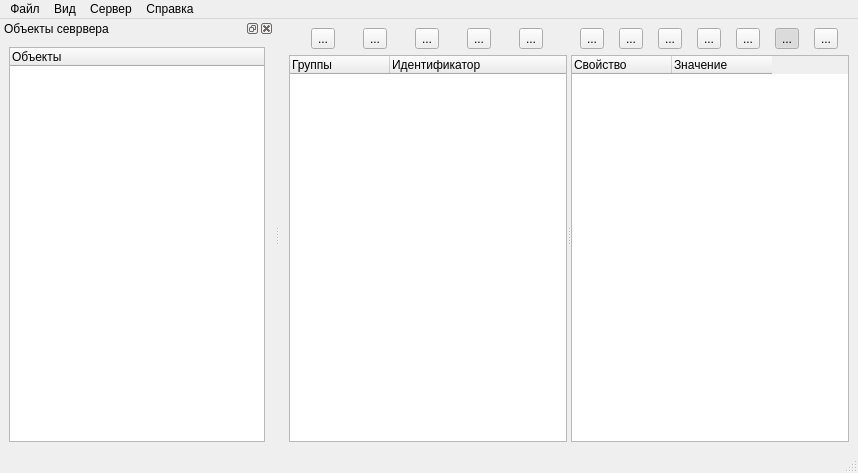
<?xml version="1.0" encoding="UTF-8"?>
<ui version="4.0">
 <class>MainWindow</class>
 <widget class="QMainWindow" name="MainWindow">
  <property name="geometry">
   <rect>
    <x>0</x>
    <y>0</y>
    <width>858</width>
    <height>473</height>
   </rect>
  </property>
  <property name="windowTitle">
   <string>Консоль администрирования</string>
  </property>
  <widget class="QWidget" name="centralwidget">
   <layout class="QGridLayout" name="gridLayout">
    <item row="0" column="0">
     <widget class="QSplitter" name="splitter">
      <property name="orientation">
       <enum>Qt::Horizontal</enum>
      </property>
      <widget class="QWidget" name="panelGroupUsers" native="true">
       <layout class="QVBoxLayout" name="treeGropPanel">
        <property name="leftMargin">
         <number>0</number>
        </property>
        <property name="topMargin">
         <number>0</number>
        </property>
        <property name="rightMargin">
         <number>0</number>
        </property>
        <property name="bottomMargin">
         <number>0</number>
        </property>
        <item>
         <layout class="QHBoxLayout" name="toolBtnGroupBox">
          <item>
           <widget class="QToolButton" name="btnSaveData">
            <property name="text">
             <string>...</string>
            </property>
            <property name="icon">
             <iconset resource="resourse.qrc">
              <normaloff>:/new/icons/res/saveData.png</normaloff>:/new/icons/res/saveData.png</iconset>
            </property>
           </widget>
          </item>
          <item>
           <widget class="QToolButton" name="btnGetData">
            <property name="text">
             <string>...</string>
            </property>
            <property name="icon">
             <iconset resource="resourse.qrc">
              <normaloff>:/new/icons/res/getData.png</normaloff>:/new/icons/res/getData.png</iconset>
            </property>
           </widget>
          </item>
          <item>
           <widget class="QToolButton" name="btnAddGroup">
            <property name="toolTip">
             <string extracomment="Создать новую группу">Добавить новую группу</string>
            </property>
            <property name="text">
             <string>...</string>
            </property>
            <property name="icon">
             <iconset resource="resourse.qrc">
              <normaloff>:/new/icons/res/tbreflist.png</normaloff>:/new/icons/res/tbreflist.png</iconset>
            </property>
           </widget>
          </item>
          <item>
           <widget class="QToolButton" name="btnEditGroup">
            <property name="toolTip">
             <string extracomment="Изменить выбранную группу">Изменить выбранную группу</string>
            </property>
            <property name="text">
             <string>...</string>
            </property>
            <property name="icon">
             <iconset resource="resourse.qrc">
              <normaloff>:/new/icons/res/tbglacti.png</normaloff>:/new/icons/res/tbglacti.png</iconset>
            </property>
           </widget>
          </item>
          <item>
           <widget class="QToolButton" name="btnDelGroup">
            <property name="toolTip">
             <string extracomment="Удалить выбранную группу">Удалить выбранную группу</string>
            </property>
            <property name="text">
             <string>...</string>
            </property>
            <property name="icon">
             <iconset resource="resourse.qrc">
              <normaloff>:/new/icons/res/delete.png</normaloff>:/new/icons/res/delete.png</iconset>
            </property>
           </widget>
          </item>
         </layout>
        </item>
        <item>
         <widget class="QTreeWidget" name="treeChannels">
          <column>
           <property name="text">
            <string>Группы</string>
           </property>
          </column>
          <column>
           <property name="text">
            <string>Идентификатор</string>
           </property>
          </column>
         </widget>
        </item>
       </layout>
      </widget>
      <widget class="QWidget" name="layoutWidget">
       <layout class="QVBoxLayout" name="verticalLayout">
        <item>
         <layout class="QHBoxLayout" name="toolBottonsUsers">
          <item>
           <widget class="QToolButton" name="btnSendMessage">
            <property name="toolTip">
             <string>Отправить сообщение выбранному пользователю</string>
            </property>
            <property name="text">
             <string>...</string>
            </property>
            <property name="icon">
             <iconset resource="resourse.qrc">
              <normaloff>:/new/icons/res/send.svg</normaloff>:/new/icons/res/send.svg</iconset>
            </property>
           </widget>
          </item>
          <item>
           <widget class="QToolButton" name="btnKillSession">
            <property name="toolTip">
             <string>Удалить сеанс выбранного пользователя</string>
            </property>
            <property name="text">
             <string>...</string>
            </property>
            <property name="icon">
             <iconset resource="resourse.qrc">
              <normaloff>:/new/icons/res/KillSession.png</normaloff>:/new/icons/res/KillSession.png</iconset>
            </property>
           </widget>
          </item>
          <item>
           <widget class="QToolButton" name="btnAddUser">
            <property name="toolTip">
             <string>Добавить нового пользователя</string>
            </property>
            <property name="text">
             <string>...</string>
            </property>
            <property name="icon">
             <iconset resource="resourse.qrc">
              <normaloff>:/new/icons/res/new_element.png</normaloff>:/new/icons/res/new_element.png</iconset>
            </property>
           </widget>
          </item>
          <item>
           <widget class="QToolButton" name="btnEditUser">
            <property name="toolTip">
             <string>Изменить выбранного пользователя</string>
            </property>
            <property name="text">
             <string>...</string>
            </property>
            <property name="icon">
             <iconset resource="resourse.qrc">
              <normaloff>:/new/icons/res/tbglacti.png</normaloff>:/new/icons/res/tbglacti.png</iconset>
            </property>
           </widget>
          </item>
          <item>
           <widget class="QToolButton" name="btnDeleteUser">
            <property name="toolTip">
             <string>Удалить выбранного пользователя</string>
            </property>
            <property name="text">
             <string>...</string>
            </property>
            <property name="icon">
             <iconset resource="resourse.qrc">
              <normaloff>:/new/icons/res/delete.png</normaloff>:/new/icons/res/delete.png</iconset>
            </property>
           </widget>
          </item>
          <item>
           <widget class="QToolButton" name="btnViewMode">
            <property name="toolTip">
             <string>Сменить режим отображения списка</string>
            </property>
            <property name="text">
             <string>...</string>
            </property>
            <property name="icon">
             <iconset resource="resourse.qrc">
              <normaloff>:/new/icons/res/list_tree.png</normaloff>:/new/icons/res/list_tree.png</iconset>
            </property>
            <property name="checkable">
             <bool>true</bool>
            </property>
            <property name="checked">
             <bool>true</bool>
            </property>
           </widget>
          </item>
          <item>
           <widget class="QToolButton" name="btnToGroup">
            <property name="toolTip">
             <string>Переместить в другую группу выбранного пользователя</string>
            </property>
            <property name="text">
             <string>...</string>
            </property>
            <property name="icon">
             <iconset resource="resourse.qrc">
              <normaloff>:/new/icons/res/move_element.png</normaloff>:/new/icons/res/move_element.png</iconset>
            </property>
           </widget>
          </item>
         </layout>
        </item>
        <item>
         <widget class="QTableWidget" name="listChildSrvObjects">
          <property name="selectionMode">
           <enum>QAbstractItemView::SingleSelection</enum>
          </property>
          <property name="selectionBehavior">
           <enum>QAbstractItemView::SelectRows</enum>
          </property>
          <column>
           <property name="text">
            <string>Свойство</string>
           </property>
           <property name="textAlignment">
            <set>AlignLeading|AlignVCenter</set>
           </property>
          </column>
          <column>
           <property name="text">
            <string>Значение</string>
           </property>
           <property name="textAlignment">
            <set>AlignJustify|AlignVCenter</set>
           </property>
          </column>
         </widget>
        </item>
       </layout>
      </widget>
     </widget>
    </item>
   </layout>
  </widget>
  <widget class="QMenuBar" name="menubar">
   <property name="geometry">
    <rect>
     <x>0</x>
     <y>0</y>
     <width>858</width>
     <height>22</height>
    </rect>
   </property>
   <widget class="QMenu" name="menu">
    <property name="title">
     <string>Файл</string>
    </property>
    <addaction name="action_4"/>
   </widget>
   <widget class="QMenu" name="mnuView">
    <property name="title">
     <string>Вид</string>
    </property>
   </widget>
   <widget class="QMenu" name="mnuService">
    <property name="title">
     <string>Сервер</string>
    </property>
    <addaction name="mnuOptions"/>
    <addaction name="separator"/>
    <addaction name="mnuStartSession"/>
    <addaction name="mnuDisconnect"/>
    <addaction name="separator"/>
    <addaction name="mnuServerRun"/>
    <addaction name="mnuServerStop"/>
   </widget>
   <widget class="QMenu" name="menu_4">
    <property name="title">
     <string>Справка</string>
    </property>
    <addaction name="action"/>
   </widget>
   <addaction name="menu"/>
   <addaction name="mnuView"/>
   <addaction name="mnuService"/>
   <addaction name="menu_4"/>
  </widget>
  <widget class="QStatusBar" name="statusbar"/>
  <widget class="QDockWidget" name="dockSrvObjects">
   <property name="windowTitle">
    <string>Объекты севрвера</string>
   </property>
   <attribute name="dockWidgetArea">
    <number>1</number>
   </attribute>
   <widget class="QWidget" name="dockWidgetContents">
    <layout class="QGridLayout" name="gridLayout_2">
     <item row="0" column="0">
      <widget class="QTreeWidget" name="treeSrvObjects">
       <column>
        <property name="text">
         <string notr="true">Объекты</string>
        </property>
       </column>
      </widget>
     </item>
    </layout>
   </widget>
  </widget>
  <action name="action">
   <property name="text">
    <string>О программе ...</string>
   </property>
  </action>
  <action name="mnuOptions">
   <property name="text">
    <string>Параметры</string>
   </property>
  </action>
  <action name="mnuObjectTree">
   <property name="checkable">
    <bool>true</bool>
   </property>
   <property name="checked">
    <bool>true</bool>
   </property>
   <property name="text">
    <string>Дерево объектов</string>
   </property>
  </action>
  <action name="action_4">
   <property name="text">
    <string>Закрыть</string>
   </property>
  </action>
  <action name="mnuStartSession">
   <property name="text">
    <string>Подключится</string>
   </property>
  </action>
  <action name="mnuDisconnect">
   <property name="text">
    <string>Отключится</string>
   </property>
  </action>
  <action name="mnuServerRun">
   <property name="text">
    <string>Запустить</string>
   </property>
  </action>
  <action name="mnuServerStop">
   <property name="text">
    <string>Остановить</string>
   </property>
  </action>
 </widget>
 <resources>
  <include location="resourse.qrc"/>
 </resources>
 <connections/>
</ui>
